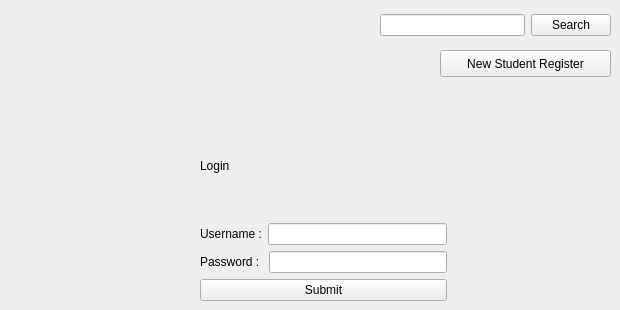
    <widget class="QWidget" name="welcomePage">
     <widget class="QWidget" name="horizontalLayoutWidget">
      <property name="geometry">
       <rect>
        <x>380</x>
        <y>0</y>
        <width>231</width>
        <height>51</height>
       </rect>
      </property>
      <layout class="QHBoxLayout" name="searchLayout">
       <item>
        <widget class="QLineEdit" name="searchLineEdit"/>
       </item>
       <item>
        <widget class="QPushButton" name="searchButton">
         <property name="text">
          <string>Search</string>
         </property>
        </widget>
       </item>
      </layout>
     </widget>
     <widget class="QWidget" name="verticalLayoutWidget">
      <property name="geometry">
       <rect>
        <x>200</x>
        <y>150</y>
        <width>247</width>
        <height>151</height>
       </rect>
      </property>
      <layout class="QVBoxLayout" name="verticalLayout">
       <item>
        <widget class="QLabel" name="label">
         <property name="text">
          <string>Login</string>
         </property>
        </widget>
       </item>
       <item>
        <widget class="QLabel" name="incorrectLogin">
         <property name="enabled">
          <bool>true</bool>
         </property>
         <property name="mouseTracking">
          <bool>false</bool>
         </property>
         <property name="inputMethodHints">
          <set>Qt::ImhNone</set>
         </property>
         <property name="text">
          <string/>
         </property>
        </widget>
       </item>
       <item>
        <layout class="QHBoxLayout" name="horizontalLayout">
         <item>
          <widget class="QLabel" name="usernameLabel">
           <property name="text">
            <string>Username :</string>
           </property>
          </widget>
         </item>
         <item>
          <widget class="QLineEdit" name="usernameLineEdit"/>
         </item>
        </layout>
       </item>
       <item>
        <layout class="QHBoxLayout" name="horizontalLayout_3">
         <item>
          <widget class="QLabel" name="passwordLabel">
           <property name="text">
            <string>Password : </string>
           </property>
          </widget>
         </item>
         <item>
          <widget class="QLineEdit" name="passwordLineEdit">
           <property name="inputMethodHints">
            <set>Qt::ImhHiddenText|Qt::ImhNoAutoUppercase|Qt::ImhNoPredictiveText</set>
           </property>
           <property name="text">
            <string/>
           </property>
           <property name="echoMode">
            <enum>QLineEdit::Password</enum>
           </property>
          </widget>
         </item>
        </layout>
       </item>
       <item>
        <widget class="QPushButton" name="submitButton">
         <property name="text">
          <string>Submit</string>
         </property>
        </widget>
       </item>
      </layout>
     </widget>
     <widget class="QPushButton" name="registerPushButton">
      <property name="geometry">
       <rect>
        <x>440</x>
        <y>50</y>
        <width>171</width>
        <height>27</height>
       </rect>
      </property>
      <property name="text">
       <string>New Student Register</string>
      </property>
     </widget>
    </widget>
